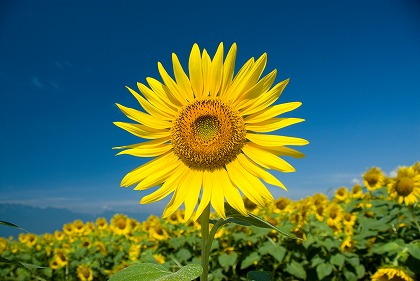
#> input picture input.jpeg, 420 x 281 px
$ python 4_22_001.py
#> lines starting #> are read from the running program, lines starting #| are printed output that depends on the picture
from PIL import Image, ImageDraw

def crop_circle(image_path, output_path):
  """
  画像の中心から円形に画像を切り取り、指定のパスに出力します。

  Args:
    image_path: 入力画像のパス
    output_path: 出力画像のパス
  """
#> called with image_path = 'input.jpeg', output_path = 'output.png'
  # 画像を読み込む
  image = Image.open(image_path)
#> image is the input picture: PIL image 420x281 RGB; mean R, G, B 75.4, 110.6, 83

  # 画像の幅と高さを取得する
  width, height = image.size
#> width = 420; height = 281

  # 縁の半径を計算する
  radius = width // 4
#> radius = 105

  # 円の中心を計算する
  center_x = width // 2
#> center_x = 210
  center_y = height // 2
#> center_y = 140

  # 左上と右下の座標を計算する
  top_left_x = center_x - radius
#> top_left_x = 105
  top_left_y = center_y - radius
#> top_left_y = 35
  bottom_right_x = center_x + radius
#> bottom_right_x = 315
  bottom_right_y = center_y + radius
#> bottom_right_y = 245

  # 円形に切り取る
  cropped_image = image.crop((top_left_x, top_left_y, bottom_right_x, bottom_right_y))
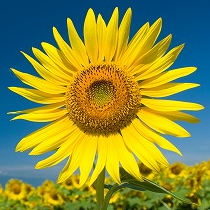
#> cropped_image: PIL image 210x210 RGB; mean R, G, B 135.4, 141.8, 56.6
  # 新しい画像を作成（透過可能にするためにRGBAモードを使用）
  circle_img = Image.new('RGBA', (width, height))
#> circle_img: PIL image 420x281 RGBA; every value is 0
  draw = ImageDraw.Draw(circle_img)

  # 中心点を計算
  center_x, center_y = width // 2, height // 2

  # 円形のマスクを描く
  draw.ellipse((center_x - radius, center_y - radius, center_x + radius, center_y + radius), fill=(255, 255, 255, 255))

  # 元の画像とマスクを合成
  result = Image.alpha_composite(Image.new('RGBA', image.size, (255, 255, 255, 0)), circle_img)
  result.putalpha(circle_img.split()[-1])  # アルファチャンネルを使用してマスク適用

  # 切り取った画像を重ねる
  circle_cropped_img = Image.new('RGBA', (2 * radius, 2 * radius), (255, 255, 255, 0))
  circle_cropped_img.paste(result, (-center_x + radius, -center_y + radius), result)

  # 出力画像を保存する
  cropped_image.save(output_path)

# 例
image_path = "input.jpeg"
output_path = "output.png"
crop_circle(image_path, output_path)

$ run again, with 057018e8a3b40e0529b63d2f185fd9ab_t.jpeg copied over input.jpeg
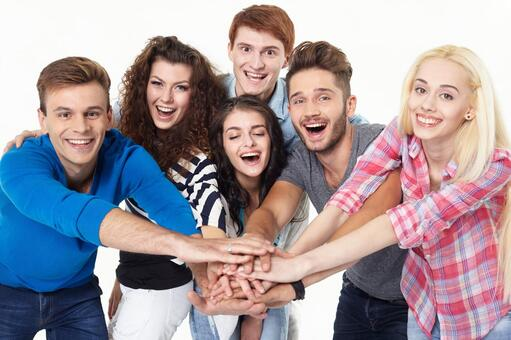
#> input picture 057018e8a3b40e0529b63d2f185fd9ab_t.jpeg, 511 x 340 px
#> in crop_circle, image is the input picture: PIL image 511x340 RGB; mean R, G, B 162.5, 151.5, 158
#> in crop_circle, `cropped_image = image.crop((top_left_x, top_left_y, bottom_right_x, bo..`:
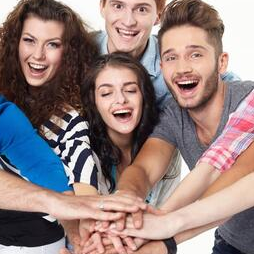
#> cropped_image: PIL image 254x254 RGB; mean R, G, B 147.9, 127.8, 125.7

$ run again, with circle.png saved as input.jpeg
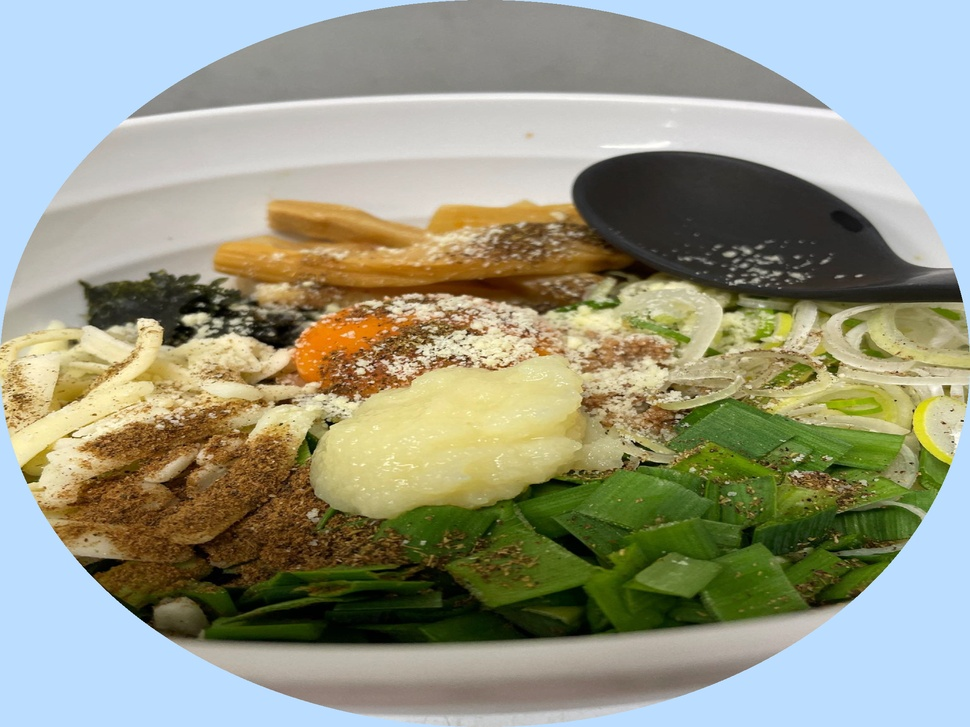
#> input picture circle.png, 970 x 727 px, shrunk from 2048 x 1536 before the run
#> in crop_circle, image is the input picture: PIL image 970x727 RGB; mean R, G, B 151.7, 153.4, 132.9
#> in crop_circle, `cropped_image = image.crop((top_left_x, top_left_y, bottom_right_x, bo..`:
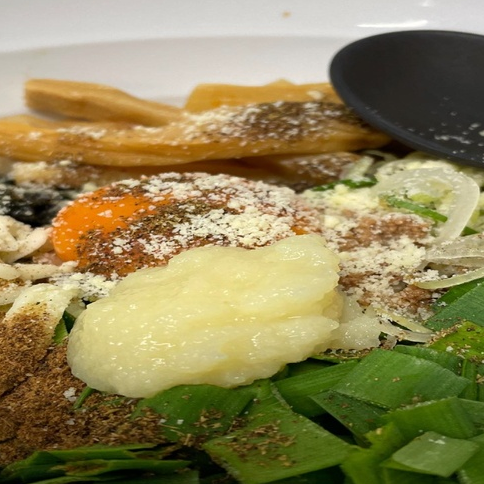
#> cropped_image: PIL image 484x484 RGB; mean R, G, B 144.6, 133.3, 88
